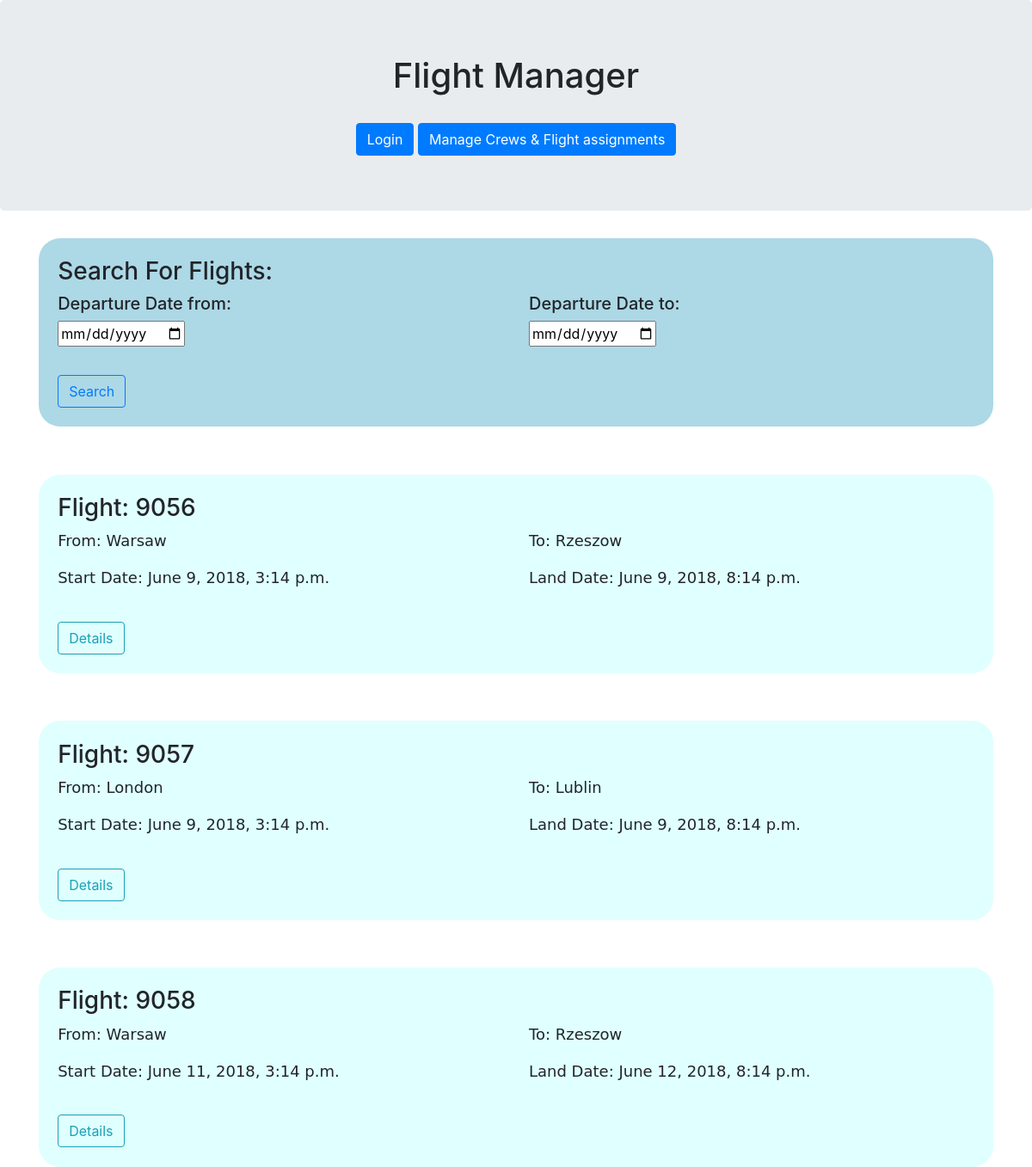
/airlinemanager/, run on the app's committed database.
### flightmanager/models.py (models this page shows, shortened)
class Flight(models.Model):
    departure_date = models.DateTimeField()
    arrival_date = models.DateTimeField()
    departure_airport = models.CharField(max_length=20)
    arrival_airport = models.CharField(max_length=20)
    airplane = models.ForeignKey(Airplane, on_delete=models.CASCADE)
    crew = models.ForeignKey(Crew, on_delete=models.CASCADE, blank=True, null=True)

### flightmanager/views.py (the view)
# urls.py: path('', views.index)
def index(request):
    flights = Flight.objects
    date_from = request.GET.getlist('date_from')
    date_to = request.GET.getlist('date_to')
    if date_from:
        try:
            flights = flights.filter(departure_date__gte=datetime.strptime(date_from[0], '%Y-%m-%d'))
        except (ValueError):
            pass
    if date_to:
        try:
            flights = flights.filter(departure_date__lte=datetime.strptime(date_to[0], '%Y-%m-%d'))
        except (ValueError):
            pass
    context = {'flights': flights.all(), 'is_user_authenticated': request.user.is_authenticated,
               'date_from': date_from, 'date_to': date_to}
    return render(request, 'flightmanager/index.html', context)

### flightmanager/templates/flightmanager/index.html (shortened to what this page needs)
<!DOCTYPE html>
<html lang="en">
    <head>
        <link rel="stylesheet" href="https://maxcdn.bootstrapcdn.com/bootstrap/4.1.0/css/bootstrap.min.css">
        {% load static %}
        <link rel="stylesheet" type="text/css" href="{% static 'flightmanager/index.css' %}" />
    </head>
    <body>
    <div class="jumbotron text-center">
        <h1>Flight Manager</h1>
        {% if is_user_authenticated %}
            <button type="button" id="logout-button" onclick="location.href='{% url 'flightmanager:logout' %}'"
              class="btn btn-primary ">Logout</button>
        {% else %}
            <button type="button" id="login-button" onclick="location.href='{% url 'flightmanager:login_form' %}'"
              class="btn btn-primary ">Login</button>
        {% endif %}
        <button id="manage-crews-button" type="button" onclick="location.href='/static/crewmanager/index.html'"
              class="btn btn-primary ">Manage Crews & Flight assignments</button>
    </div>
    <div class="container">
        <div id="search-area">
            <h3>Search For Flights:</h3>
            <div class="row">
                <div class="col-sm-6">
                    <h5>Departure Date from:</h5>
                    {% if date_from %}
                        <input name="date_from" id="date_from" type="date" value="{{ date_from.pop }}">
                    {% else %}
                        <input name="date_from" id="date_from" type="date">
                    {% endif %}
                </div>
                <div class="col-sm-6">
                    <h5>Departure Date to:</h5>
                    {% if date_to %}
                        <input name="date_to" id="date_to" type="date" value="{{ date_to.pop }}">
                    {% else %}
                        <input name="date_to" id="date_to" type="date">
                    {% endif %}
                </div>
            </div>
            <div class="row">
                <div class="col-sm-4">
                    <button type="button" id="search-button"
                            onclick="onSearchClick()"  class="btn btn-outline-primary">Search</button>
                </div>
            </div>
        </div>
        {% for flight in flights %}
        <div class="flight-box" >
            <div class="row">
              <div class="col-sm-6">
                <h3>Flight: {{ flight.id }}</h3>
              </div>
            </div>
            <div class="row">
                <div class="col-sm-6">
                    <p>From: {{ flight.departure_airport }}</p>
                    <p>Start Date: {{ flight.departure_date }}</p>
                </div>
                <div class="col-sm-6">
                    <p>To: {{ flight.arrival_airport }}</p>
                    <p>Land Date: {{ flight.arrival_date }}</p>
                </div>
            </div>
            <div class="row">
              <div class="col-sm-12">
                <button type="button" id="details-{{ flight.id }}" onclick="location.href='{% url 'flightmanager:flight_details' flight.id %}' "
                        class="btn btn-outline-info">Details</button>
              </div>
            </div>
        </div>
        {% endfor %}
    </div>
    </body>
</html>

### flightmanager/static/flightmanager/index.css (style rules this page uses)
p { font-size: 18px; font-family: "DejaVu Sans"; }
.btn { margin-top: 2%; }
#search-button { margin-top: 10%; }
.flight-box { margin-top: 5%; }
#search-area { background-color: lightblue; padding: 2%; border-radius: 25px; }
.flight-box { background-color: lightcyan; padding: 2%; border-radius: 25px; }

### data on the page
Flight: id "9056", departure_airport "Warsaw", departure_date "June 9, 2018, 3:14 p.m.", arrival_airport "Rzeszow", arrival_date "June 9, 2018, 8:14 p.m."
Flight: id "9057", departure_airport "London", departure_date "June 9, 2018, 3:14 p.m.", arrival_airport "Lublin", arrival_date "June 9, 2018, 8:14 p.m."
Flight: id "9058", departure_airport "Warsaw", departure_date "June 11, 2018, 3:14 p.m.", arrival_airport "Rzeszow", arrival_date "June 12, 2018, 8:14 p.m."
